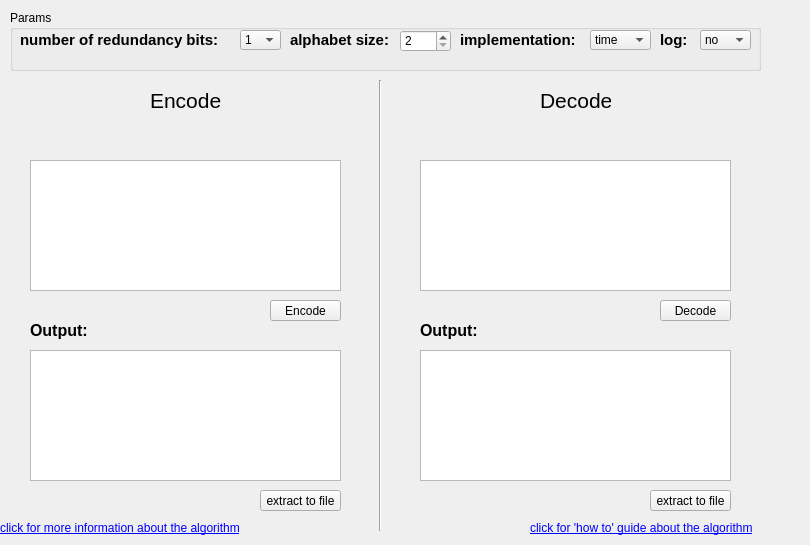
      <widget class="QWidget" name="tab_7">
       <property name="autoFillBackground">
        <bool>true</bool>
       </property>
       <attribute name="title">
        <string>RepeatFreeCodes</string>
       </attribute>
       <widget class="QGroupBox" name="groupBox_4">
        <property name="geometry">
         <rect>
          <x>10</x>
          <y>10</y>
          <width>751</width>
          <height>61</height>
         </rect>
        </property>
        <property name="title">
         <string>Params</string>
        </property>
        <widget class="QComboBox" name="nrb_assumptionbox">
         <property name="geometry">
          <rect>
           <x>230</x>
           <y>20</y>
           <width>41</width>
           <height>20</height>
          </rect>
         </property>
         <property name="sizePolicy">
          <sizepolicy hsizetype="Fixed" vsizetype="Fixed">
           <horstretch>0</horstretch>
           <verstretch>0</verstretch>
          </sizepolicy>
         </property>
         <item>
          <property name="text">
           <string>1</string>
          </property>
         </item>
         <item>
          <property name="text">
           <string>2</string>
          </property>
         </item>
        </widget>
        <widget class="QLabel" name="label_31">
         <property name="geometry">
          <rect>
           <x>10</x>
           <y>10</y>
           <width>211</width>
           <height>41</height>
          </rect>
         </property>
         <property name="toolTip">
          <string/>
         </property>
         <property name="text">
          <string>&lt;html&gt;&lt;head/&gt;&lt;body&gt;&lt;p&gt;&lt;span style=&quot; font-size:11pt; font-weight:600;&quot;&gt;number of redundancy bits:&lt;/span&gt;&lt;/p&gt;&lt;/body&gt;&lt;/html&gt;</string>
         </property>
        </widget>
        <widget class="QLabel" name="label_32">
         <property name="geometry">
          <rect>
           <x>280</x>
           <y>10</y>
           <width>111</width>
           <height>41</height>
          </rect>
         </property>
         <property name="toolTip">
          <string/>
         </property>
         <property name="text">
          <string>&lt;html&gt;&lt;head/&gt;&lt;body&gt;&lt;p&gt;&lt;span style=&quot; font-size:11pt; font-weight:600;&quot;&gt;alphabet size:&lt;/span&gt;&lt;/p&gt;&lt;/body&gt;&lt;/html&gt;</string>
         </property>
        </widget>
        <widget class="QLabel" name="label_33">
         <property name="geometry">
          <rect>
           <x>450</x>
           <y>10</y>
           <width>131</width>
           <height>41</height>
          </rect>
         </property>
         <property name="toolTip">
          <string/>
         </property>
         <property name="text">
          <string>&lt;html&gt;&lt;head/&gt;&lt;body&gt;&lt;p&gt;&lt;span style=&quot; font-size:11pt; font-weight:600;&quot;&gt;implementation:&lt;/span&gt;&lt;/p&gt;&lt;/body&gt;&lt;/html&gt;</string>
         </property>
        </widget>
        <widget class="QLabel" name="label_36">
         <property name="geometry">
          <rect>
           <x>650</x>
           <y>10</y>
           <width>31</width>
           <height>41</height>
          </rect>
         </property>
         <property name="toolTip">
          <string>when flag is on output verbosity increased and a detailed log is printed</string>
         </property>
         <property name="text">
          <string>&lt;html&gt;&lt;head/&gt;&lt;body&gt;&lt;p&gt;&lt;span style=&quot; font-size:11pt; font-weight:600;&quot;&gt;log:&lt;/span&gt;&lt;/p&gt;&lt;/body&gt;&lt;/html&gt;</string>
         </property>
        </widget>
       </widget>
       <widget class="QSpinBox" name="ab_spinbox">
        <property name="geometry">
         <rect>
          <x>400</x>
          <y>30</y>
          <width>51</width>
          <height>22</height>
         </rect>
        </property>
        <property name="minimum">
         <number>2</number>
        </property>
        <property name="maximum">
         <number>1000</number>
        </property>
       </widget>
       <widget class="QComboBox" name="imp_assumptionbox">
        <property name="geometry">
         <rect>
          <x>590</x>
          <y>30</y>
          <width>61</width>
          <height>20</height>
         </rect>
        </property>
        <property name="sizePolicy">
         <sizepolicy hsizetype="Fixed" vsizetype="Fixed">
          <horstretch>0</horstretch>
          <verstretch>0</verstretch>
         </sizepolicy>
        </property>
        <item>
         <property name="text">
          <string>time</string>
         </property>
        </item>
        <item>
         <property name="text">
          <string>space</string>
         </property>
        </item>
       </widget>
       <widget class="Line" name="line_8">
        <property name="geometry">
         <rect>
          <x>370</x>
          <y>80</y>
          <width>20</width>
          <height>451</height>
         </rect>
        </property>
        <property name="orientation">
         <enum>Qt::Vertical</enum>
        </property>
       </widget>
       <widget class="QLabel" name="label_34">
        <property name="geometry">
         <rect>
          <x>150</x>
          <y>90</y>
          <width>71</width>
          <height>21</height>
         </rect>
        </property>
        <property name="font">
         <font>
          <pointsize>16</pointsize>
         </font>
        </property>
        <property name="text">
         <string>Encode</string>
        </property>
       </widget>
       <widget class="QPlainTextEdit" name="repeat_text_encode">
        <property name="geometry">
         <rect>
          <x>30</x>
          <y>160</y>
          <width>311</width>
          <height>131</height>
         </rect>
        </property>
        <property name="focusPolicy">
         <enum>Qt::StrongFocus</enum>
        </property>
        <property name="tabChangesFocus">
         <bool>true</bool>
        </property>
        <property name="plainText">
         <string/>
        </property>
        <property name="placeholderText">
         <string>Enter text</string>
        </property>
       </widget>
       <widget class="QLabel" name="label_35">
        <property name="geometry">
         <rect>
          <x>540</x>
          <y>90</y>
          <width>71</width>
          <height>21</height>
         </rect>
        </property>
        <property name="font">
         <font>
          <pointsize>16</pointsize>
          <italic>false</italic>
          <underline>false</underline>
         </font>
        </property>
        <property name="text">
         <string>Decode</string>
        </property>
       </widget>
       <widget class="QPlainTextEdit" name="repeat_text_decode">
        <property name="geometry">
         <rect>
          <x>420</x>
          <y>160</y>
          <width>311</width>
          <height>131</height>
         </rect>
        </property>
        <property name="focusPolicy">
         <enum>Qt::StrongFocus</enum>
        </property>
        <property name="tabChangesFocus">
         <bool>true</bool>
        </property>
        <property name="plainText">
         <string/>
        </property>
        <property name="placeholderText">
         <string>Enter text</string>
        </property>
       </widget>
       <widget class="QPushButton" name="repeat_decode_button">
        <property name="geometry">
         <rect>
          <x>660</x>
          <y>300</y>
          <width>71</width>
          <height>21</height>
         </rect>
        </property>
        <property name="text">
         <string>Decode</string>
        </property>
       </widget>
       <widget class="QPushButton" name="repeat_encode_button">
        <property name="geometry">
         <rect>
          <x>270</x>
          <y>300</y>
          <width>71</width>
          <height>21</height>
         </rect>
        </property>
        <property name="text">
         <string>Encode</string>
        </property>
       </widget>
       <widget class="QPlainTextEdit" name="repeat_text_encode_2">
        <property name="geometry">
         <rect>
          <x>30</x>
          <y>350</y>
          <width>311</width>
          <height>131</height>
         </rect>
        </property>
        <property name="tabChangesFocus">
         <bool>true</bool>
        </property>
       </widget>
       <widget class="QLabel" name="output_label_repeat_13">
        <property name="geometry">
         <rect>
          <x>420</x>
          <y>310</y>
          <width>61</width>
          <height>41</height>
         </rect>
        </property>
        <property name="text">
         <string>&lt;html&gt;&lt;head/&gt;&lt;body&gt;&lt;p&gt;&lt;span style=&quot; font-size:12pt; font-weight:600;&quot;&gt;Output:&lt;/span&gt;&lt;/p&gt;&lt;/body&gt;&lt;/html&gt;</string>
        </property>
        <property name="textInteractionFlags">
         <set>Qt::LinksAccessibleByMouse</set>
        </property>
       </widget>
       <widget class="QPlainTextEdit" name="repeat_text_decode_2">
        <property name="geometry">
         <rect>
          <x>420</x>
          <y>350</y>
          <width>311</width>
          <height>131</height>
         </rect>
        </property>
        <property name="tabChangesFocus">
         <bool>true</bool>
        </property>
       </widget>
       <widget class="QLabel" name="output_label_repeat_14">
        <property name="geometry">
         <rect>
          <x>30</x>
          <y>310</y>
          <width>61</width>
          <height>41</height>
         </rect>
        </property>
        <property name="text">
         <string>&lt;html&gt;&lt;head/&gt;&lt;body&gt;&lt;p&gt;&lt;span style=&quot; font-size:12pt; font-weight:600;&quot;&gt;Output:&lt;/span&gt;&lt;/p&gt;&lt;/body&gt;&lt;/html&gt;</string>
        </property>
        <property name="textInteractionFlags">
         <set>Qt::LinksAccessibleByMouse</set>
        </property>
       </widget>
       <widget class="QLabel" name="infosvtc_2">
        <property name="geometry">
         <rect>
          <x>750</x>
          <y>10</y>
          <width>21</width>
          <height>21</height>
         </rect>
        </property>
        <property name="toolTip">
         <string>&lt;html&gt;&lt;head/&gt;&lt;body&gt;&lt;p&gt;Algorithm implemented by : &lt;span style=&quot; background-color:#ffffff;&quot;&gt;Antonio Abu Nassar and Rotem Samuel&lt;/span&gt;&lt;/p&gt;&lt;p&gt;Algorithm invented by : Ohad Elishco, Ryan Gabrys, Muriel Medard and&lt;span style=&quot; font-family:'Calibri';&quot;&gt; Eitan Yaakobi&lt;/span&gt;&lt;/p&gt;&lt;/body&gt;&lt;/html&gt;</string>
        </property>
        <property name="text">
         <string>&lt;html&gt;&lt;head/&gt;&lt;body&gt;&lt;p&gt;&lt;img src=&quot;:/images/info2.png&quot;/&gt;&lt;/p&gt;&lt;/body&gt;&lt;/html&gt;</string>
        </property>
       </widget>
       <widget class="QComboBox" name="log_assumptionbox">
        <property name="geometry">
         <rect>
          <x>700</x>
          <y>30</y>
          <width>51</width>
          <height>20</height>
         </rect>
        </property>
        <property name="sizePolicy">
         <sizepolicy hsizetype="Fixed" vsizetype="Fixed">
          <horstretch>0</horstretch>
          <verstretch>0</verstretch>
         </sizepolicy>
        </property>
        <item>
         <property name="text">
          <string>no</string>
         </property>
        </item>
        <item>
         <property name="text">
          <string>yes</string>
         </property>
        </item>
       </widget>
       <widget class="QLabel" name="moreinforbck_6">
        <property name="geometry">
         <rect>
          <x>530</x>
          <y>520</y>
          <width>271</width>
          <height>16</height>
         </rect>
        </property>
        <property name="text">
         <string>&lt;html&gt;&lt;head/&gt;&lt;body&gt;&lt;p&gt;&lt;a href=&quot;https://github.com/hadasabraham/CodingTool/wiki/Repeat-Free-Codes-Overview&quot;&gt;&lt;span style=&quot; text-decoration: underline; color:#0000ff;&quot;&gt;click for 'how to' guide about the algorithm&lt;/span&gt;&lt;/a&gt;&lt;/p&gt;&lt;/body&gt;&lt;/html&gt;</string>
        </property>
        <property name="openExternalLinks">
         <bool>true</bool>
        </property>
       </widget>
       <widget class="QLabel" name="moreinforbck_7">
        <property name="geometry">
         <rect>
          <x>0</x>
          <y>520</y>
          <width>271</width>
          <height>16</height>
         </rect>
        </property>
        <property name="text">
         <string>&lt;html&gt;&lt;head/&gt;&lt;body&gt;&lt;p&gt;&lt;a href=&quot;https://yaakobi.wixsite.com/dnacodingsoftware/post/repeat-free-codes&quot;&gt;&lt;span style=&quot; text-decoration: underline; color:#0000ff;&quot;&gt;click for more information about the algorithm&lt;/span&gt;&lt;/a&gt;&lt;/p&gt;&lt;/body&gt;&lt;/html&gt;</string>
        </property>
        <property name="openExternalLinks">
         <bool>true</bool>
        </property>
       </widget>
       <widget class="QPushButton" name="repeat_to_file_button">
        <property name="geometry">
         <rect>
          <x>260</x>
          <y>490</y>
          <width>81</width>
          <height>21</height>
         </rect>
        </property>
        <property name="text">
         <string>extract to file</string>
        </property>
       </widget>
       <widget class="QPushButton" name="repeat_to_file_button_2">
        <property name="geometry">
         <rect>
          <x>650</x>
          <y>490</y>
          <width>81</width>
          <height>21</height>
         </rect>
        </property>
        <property name="text">
         <string>extract to file</string>
        </property>
       </widget>
      </widget>
